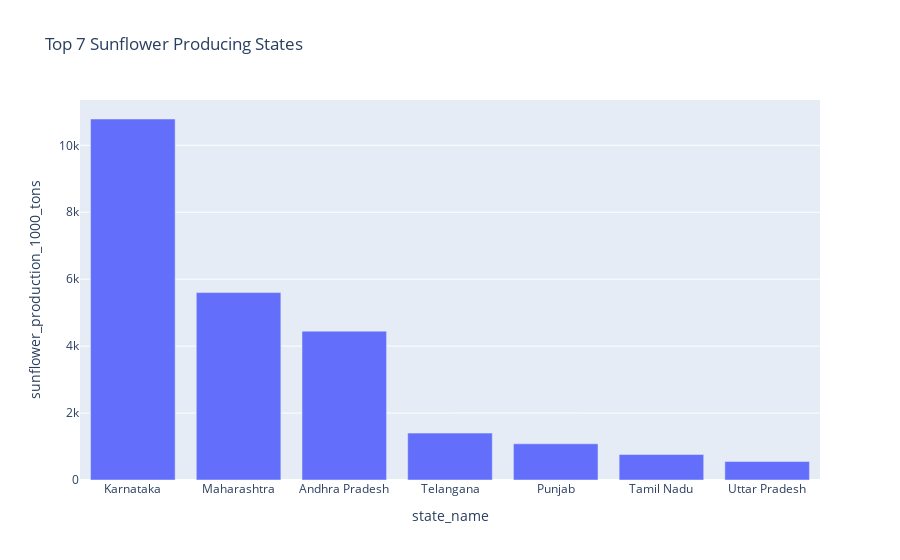

The notebook cell this image was saved under:
### Code cell
# 5.Top 7 Sunflower Producing States (Bar Plot)
sunflower_states = df.groupby("state_name")["sunflower_production_1000_tons"].sum().nlargest(7).reset_index()
fig5 = px.bar(sunflower_states, x="state_name", y="sunflower_production_1000_tons", title="Top 7 Sunflower Producing States")
fig5.show()

### Figure 1 — Plotly figure (JSON) as saved in the notebook; plotly's stock layout.template omitted (floating-point values rounded to 4 significant figures)
{"data": [{"hovertemplate": "state_name=%{x}<br>sunflower_production_1000_tons=%{y}<extra></extra>", "legendgroup": "", "marker": {"color": "#636efa", "pattern": {"shape": ""}}, "name": "", "orientation": "v", "showlegend": false, "textposition": "auto", "type": "bar", "x": ["Karnataka", "Maharashtra", "Andhra Pradesh", "Telangana", "Punjab", "Tamil Nadu", "Uttar Pradesh"], "xaxis": "x", "y": [10790.0, 5599.0, 4448.0, 1401.0, 1082.0, 762.4, 552.7], "yaxis": "y"}], "layout": {"barmode": "relative", "legend": {"tracegroupgap": 0}, "title": {"text": "Top 7 Sunflower Producing States"}, "xaxis": {"anchor": "y", "domain": [0, 1], "title": {"text": "state_name"}}, "yaxis": {"anchor": "x", "domain": [0, 1], "title": {"text": "sunflower_production_1000_tons"}}}}
